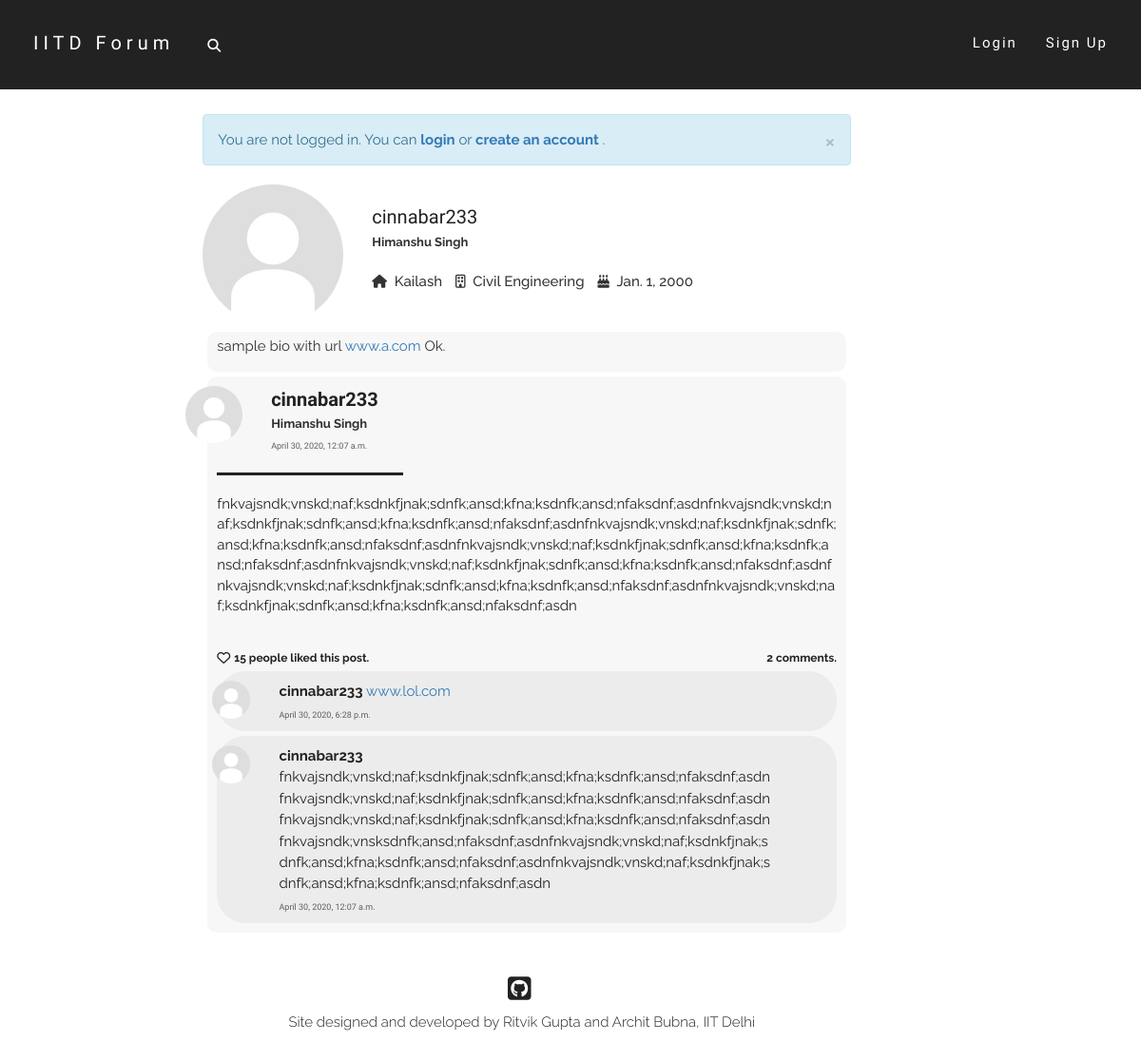
The app's page /users/cinnabar233/, older data.
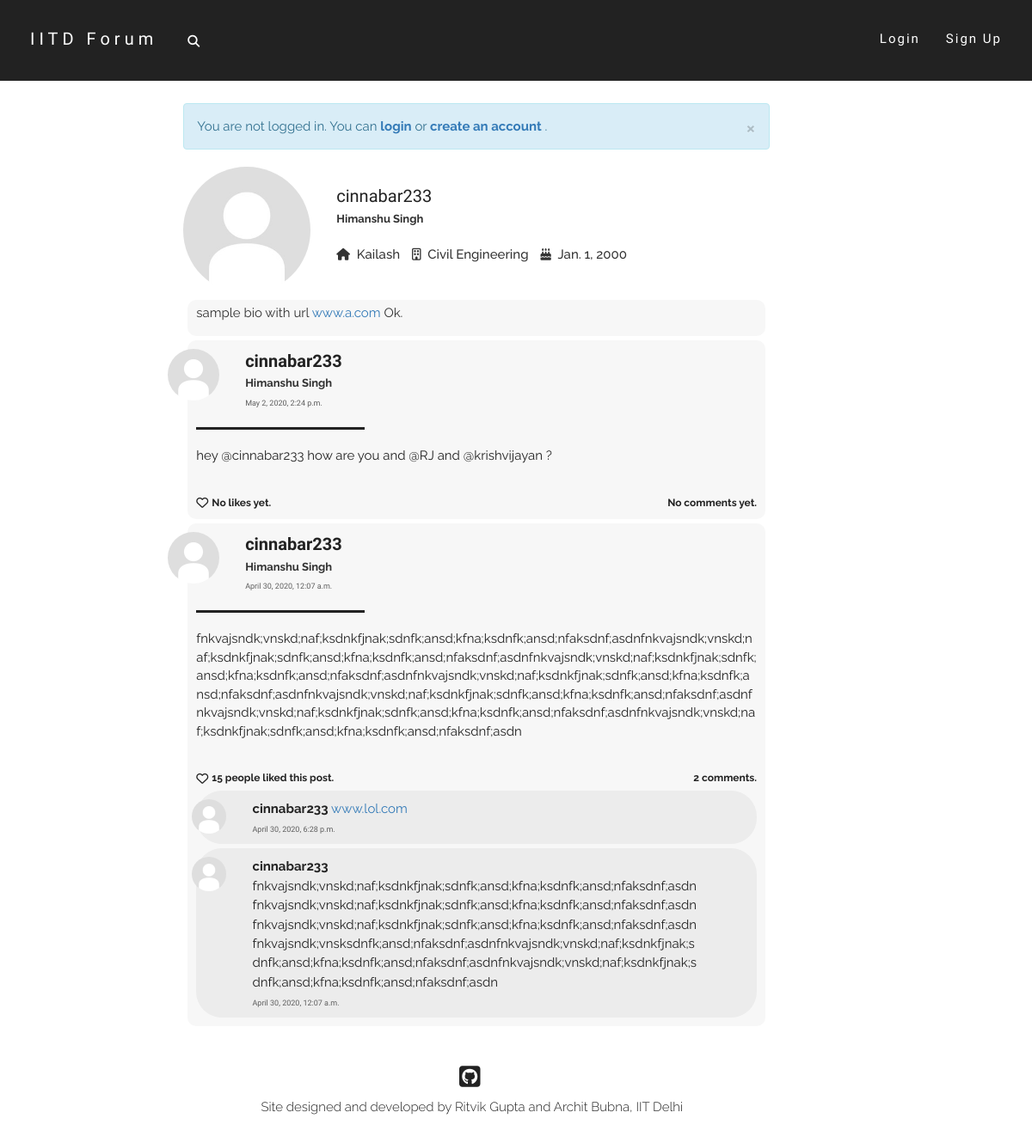
The same page, newer data.
### users/models.py (models this page shows, shortened)
class Profile(models.Model):
    parent_user = models.OneToOneField(User, on_delete=models.CASCADE)
    date_of_birth = models.DateField()
    first_name = models.CharField(max_length=50)
    last_name = models.CharField(max_length=50)
    gender = models.CharField(max_length=100, default="Male")
    dept = models.CharField(max_length=100, default="None")
    hostel = models.CharField(max_length=100, default="None")
    image = models.ImageField(default='default.jpg',upload_to='profile-pics')
    bio = models.TextField(default='', max_length=200)
    def full_name(self):
        return self.first_name + ' ' + self.last_name

### post/models.py (models this page shows, shortened)
class Post(models.Model):
    text = models.TextField(max_length = 5000)
    author = models.ForeignKey(User, on_delete = models.CASCADE)
    pub_date = models.DateTimeField(default = timezone.now())

class PostLike(models.Model):
    parent_post = models.OneToOneField(Post, on_delete=models.CASCADE)
    likers = models.ManyToManyField(User, blank=True)

class Comment(models.Model):
    parent_post = models.ForeignKey(Post, on_delete = models.CASCADE)
    text = models.CharField(max_length = 500)
    author = models.ForeignKey(User, on_delete = models.CASCADE)
    pub_date = models.DateTimeField(default = timezone.now())

### users/views.py (the view)
# urls.py: path('<str:u_name>/', views.profile_view, name='profile_view'),
def profile_view(request, u_name):
    try:
        user = User.objects.get(username=u_name)
    except User.DoesNotExist:
        raise Http404("ERROR 404: User does not exist")
    posts = user.post_set.all().order_by('-pub_date')
    return render(request, 'users/profile.html', {'user': user, 'posts':posts, 'title': user.username})

### users/templates/users/profile.html (shortened to what this page needs)
{% extends "post/base.html" %}
{% block content %}
    <div class="row">
        <div class="col-md-3 profile-img-div">
            <img class="img-circle img-responsive profile-pic" style="float: left;" width=150 height=150 src="{{ user.profile.image.url }}" alt="default.jpg">
        </div>
        <div class="col-md-9 profile-details-div">
            <br>
            <font class="username-font">
                {{user.username}}
            </font>
            <br>
            <font class="name-font">
                {{user.profile.full_name}}
            </font>
            <br><br>
            <ul class="list-inline">
                <li>
                    <i class="fas fa-home"></i>&nbsp;
                    <font class="details-font">{{user.profile.hostel}}</font>
                </li>
                <li>
                    <i class="far fa-building"></i>&nbsp;
                    <font class="details-font">{{user.profile.dept}}</font>
                </li>
                <li>
                    <i class="fas fa-birthday-cake"></i>&nbsp;
                    <font class="details-font">{{user.profile.date_of_birth}}</font>
                </li>
            </ul>
        </div>
    </div>
    <div class="bio-div">
        <font class="bio-font">
            {{user.profile.bio|urlize|linebreaks}}
        </font>
    </div>
    {% for post in posts %}
    <div class="home-post-div"  id="post-{{ post.id }}-div">
        <div class="row">
            <div class="col-md-1">
                <img class="img-circle profile-pic" width=60 height=60 src="{{ post.author.profile.image.url }}" alt="default.jpg">
            </div>
            <div class="col-md-10">
                <font class="username-font">
                    <b>{{post.author.username}}</b>
                </font>
                <br>
                <font class="name-font">
                    {{post.author.profile.full_name}}
                </font>
                <br>
                <a href="{% url 'post:post_view' post.id %}" class="date-font">
                    {{post.pub_date}}
                </a>
            </div>
            <div class="col-md-1 delete-div">
            </div>
        </div>
        <hr class="hr1" align="left">
        <font class="post-content-font">
            {% if post.text|linebreaks|length < 600 %}
                <div class="content-div"> {{post.text|urlize|linebreaks}} </div>
            {% endif %}
        </font>
        <br>
        <div class="like-wrapper">
            {% if request.user in post.postlike.likers.all %}
                <div class="like-button-wrapper">
                    <i class="fa fa-heart liked like-button" aria-hidden="true" id="like{{ post.id }}" data-catid="{{ post.id }}"></i>
                </div>
                <a href="#" data-toggle="modal" data-target="#like-modal-{{post.id}}" target="_blank">
                    <div class="likes-count like-count-font" id="likes-count{{ post.id }}" data-catid="{{post.postlike.likers.count}}">
                        {% if post.postlike.likers.count == 1 %}
                            You liked this post.
                        {% elif post.postlike.likers.count == 2 %}
                            You and one other liked this post.
                        {% else %}
                            You and {{ post.postlike.likers.count|add:"-1" }} others liked this post.
                        {% endif %}
                    </div>
                </a>
            {% else %}
                <div class="like-button-wrapper">
                    {% if request.user.is_authenticated %}
                        <i class="fa fa-heart-o likes like-button" aria-hidden="true" id="like{{ post.id }}" data-catid="{{ post.id }}"></i>
                    {% else %}
                        <a href="{% url 'login' %}"><i class="fa fa-heart-o likes like-button" aria-hidden="true" id="like{{ post.id }}" data-catid="{{ post.id }}"></i></a>
                    {% endif %}
                </div>
                <a href="#" data-toggle="modal" data-target="#like-modal-{{post.id}}" target="_blank">
                    <div class="likes-count like-count-font" id="likes-count{{ post.id }}" data-catid="{{post.postlike.likers.count}}">
                        {% if post.postlike.likers.count == 0 %}
                            No likes yet.
                        {% elif post.postlike.likers.count == 1 %}
                            One person liked this post.
                        {% else %}
                            {{ post.postlike.likers.count }} people liked this post.
                        {% endif %}
                    </div>
                </a>
            {% endif %}
            <div class="comments-count like-count-font">
                {% if post.comment_set.all|length == 0 %}
                    No comments yet.
                {% elif post.comment_set.all|length == 1 %}
                    1 comment.
                {% else %}
                    {{post.comment_set.all|length}} comments.
                {% endif %}
            </div>
        </div>
        {% for comment in post.comment_set.all|dictsortreversed:"pub_date"|slice:":2" %}
        <div id="comment-{{comment.id}}-div">
            <div class="comment-div">
                <div class="row">
                    <div class="col-md-1">
                        <img class="img-circle profile-pic" width=40 height=40 src="{{ comment.author.profile.image.url }}" alt="default.jpg">
                    </div>
                    <div class="col-md-10 content-div">
                        <a href="{% url 'users:profile_view' comment.author.username %}" class="post-head">
                            <font class="comment-username-font">
                                    <b>{{comment.author.username}}</b>
                                </a>
                                  {{comment.text|urlize}}
                        <br>
                        <font class="date-font">
                            {{comment.pub_date}}
                        </font>
                    </div>
                    <div class="col-md-1 comment-delete-div">
                    </div>
                </div>
            </div>
        </div>
        {% endfor %}
    </div>
    {% endfor %}
{% endblock content %}

### post/templates/post/base.html (shortened to what this page needs)
{% load static %}
<!DOCTYPE html>
<html lang="en">
    <head>
        <link rel="stylesheet" href="http://maxcdn.bootstrapcdn.com/bootstrap/3.3.6/css/bootstrap.min.css">
        <link rel="stylesheet" href="{% static 'post/style.css' %}">
    </head>
    <body data-spy="scroll" data-target=".navbar" data-offset="50">
        <nav class="navbar navbar navbar-fixed-top nav-top">
            <div class="container-fluid">
            <div class="navbar-header">
                <a class="search-icon" data-toggle="dropdown" class="dropdown-toggle" href="#"><i class="fas fa-search"></i></a>
                <a class="navbar-brand" href="{% url 'home' %}">IITD Forum</a>
            </div>
            <div class="collapse navbar-collapse" id="myNavbar">
                <ul class="nav navbar-nav navbar-right">
                    {% if request.user.is_authenticated %}
                        <li><a href="{% url 'users:profile_view' request.user.username %}">{{request.user.profile.first_name}}</a></li>
                        <li><a href="{% url 'logout' %}?next=/home">Logout</a></li>
                    {% else %}
                        <li><a href="{% url 'login' %}">Login</a></li>
                        <li><a href="{% url 'signup' %}">Sign Up</a></li>
                    {% endif %}
                </ul>
            </div>
            </div>
        </nav>
        <div class="body-content" id="top">
            <div class="row">
            <div class="col-md-2"></div>
            <div class="col-md-7">
                {% if request.user.is_authenticated == False %}
                    <div class="alert alert-info">
                        <a href="#" class="close" data-dismiss="alert" aria-label="close">&times;</a>
                        <font class="message-font">
                            You are not logged in.
                            You can
                            <a href="{% url 'login' %}"><strong>login</strong></a>
                            or
                            <a href="{% url 'signup' %}"><strong>create an account</strong></a>
                            .
                        </font>
                    </div>
                {% endif %}
                {% block content %}
                {% endblock %}
            </div>
            <div class="col-md-3">
                </div>
            </div>
            </div>
        <div id="footer">
            <div class="row">
            <div class="col-md-2"></div>
            <div class="col-md-7">
                <center>
                <ul class="list-inline">
                    <li><a href="https://github.com/architb12/collab" target="_blank" data-toggle="tooltip" data-placement="bottom" title="Look up the GitHub Repository"><i class="fab fa-github-square fa-2x github"></i></a></li>
                </ul>
                <font class="footer-font">
                    Site designed and developed by Ritvik Gupta and Archit Bubna, IIT Delhi
                </font>
                </center>
            </div>
            <div class="col-md-3"></div>
            </div>
            </div>
    </body>
</html>

### post/static/post/style.css (style rules this page uses)
html, body { width: auto !important; overflow-x: hidden !important; }
body { position:relative; max-width:100%; }
.nav-top { background-color: #222; border-width: 0px; transition:all 0.4s ease; -webkit-transition:all 0.4s ease; -moz-transition:all 0.4s ease; -o-transition:all 0.4s ease; }
.nav-top .navbar-header { padding: 20px; padding-bottom: 10px; min-width: 20vw; }
.nav-top .navbar-brand { font-family: 'Spartan', sans-serif; font-size:20px; font-weight: 200; letter-spacing:5px; color:#fff; }
.nav-top .search-icon { color:#fff; position: relative; float: right; padding: 9px 10px; margin-top: 8px; margin-right: 15px; margin-bottom: 8px; margin-left:10px; background-color: transparent; }
.nav-top .navbar-collapse { padding: 20px; padding-bottom: 10px; }
.nav-top .navbar-collapse .navbar-right li a { font-family: 'Spartan', sans-serif; font-size:15px; font-weight: 200; letter-spacing:2px; text-align: center; color:#fff; transition: border-bottom 0.5s linear; }
.nav-top .navbar-collapse .navbar-right li a:after { display:block; content: ''; margin-top: 3px; border-bottom: solid 1px #fff; transform: scaleX(0); transition: transform 250ms ease-in-out; }
.message-font { font-family: 'Raleway',sans-serif; font-size:15px; }
.body-content { padding-top: 15vh; padding-left:10px; }
.home-post-div { margin:5px; background-color: #f7f7f7; padding:10px; border-radius: 10px; }
.comment-div { padding:10px; margin-top:5px; border-radius: 30px; background-color: #ececec; }
.content-div { overflow-wrap:break-word; }
.username-font { font-family: 'Spartan',sans-serif; font-size:20px; color:#222; }
.comment-username-font { font-family: 'Raleway',sans-serif; font-size:15px; color:#222; text-decoration:none; }
.name-font { font-family: 'Raleway',sans-serif; font-size:13px; font-weight: 700; color:rgb(49, 49, 49); }
.date-font { font-family: 'Spartan',sans-serif; font-size:9px; font-weight: 500; color:rgb(94, 94, 94); transition:all 0.3s ease; -webkit-transition:all 0.3s ease; -moz-transition:all 0.3s ease; -o-transition:all 0.3s ease; }
.profile-pic { float: right; object-fit: cover; transition:all 0.4s ease; -webkit-transition:all 0.4s ease; -moz-transition:all 0.4s ease; -o-transition:all 0.4s ease; }
.delete-div { padding-top: 5px; }
.post-content-font { font-family: 'Raleway',sans-serif; font-size:15px; color:#222; }
.like-count-font { font-family: 'Raleway',sans-serif; font-size:12px; font-weight: 700; color:#222; }
.like-wrapper { display: flex; }
.likes-count { margin-top: 3px; margin-left: 4px; margin-right: 4px; }
.comments-count { margin-top: 3px; margin-left:auto; margin-right:0; }
.like-button-wrapper { margin-top: 0.5px; }
.likes { color:#222; transition:all 0.4s ease; -webkit-transition:all 0.4s ease; -moz-transition:all 0.4s ease; -o-transition:all 0.4s ease; }
.details-font { font-family: 'Raleway', sans-serif; font-size: 15px; font-weight: 500; }
.bio-div { margin:5px; background-color: #f7f7f7; padding:5px 10px; border-radius: 10px; }
.bio-font { font-family: 'Raleway', sans-serif; font-size: 15px; font-weight: 400; }
.hr1 { background-color:#222; width:30%; height:3px; }
.github { color:#222; transition:all 0.4s ease; -webkit-transition:all 0.4s ease; -moz-transition:all 0.4s ease; -o-transition:all 0.4s ease; }
.profile-img-div { display:block; min-height: 150px; }
#footer { padding-top:40px; padding-bottom: 30px; background-color: #fff; }
.footer-font { font-family: 'Raleway',sans-serif; font-size: 15px; font-weight: 300; color:#222; }

Row changes from the older to the newer data that the page shows:
added Post: author.profile.image (placeholder picture), author.username "cinnabar233", author.profile.full_name "Himanshu Singh", pub_date "May 2, 2020, 2:24 p.m.", text "hey @cinnabar233 how are you and @RJ and @krishvijayan ?", shows "No likes yet.", shows "No comments yet."
